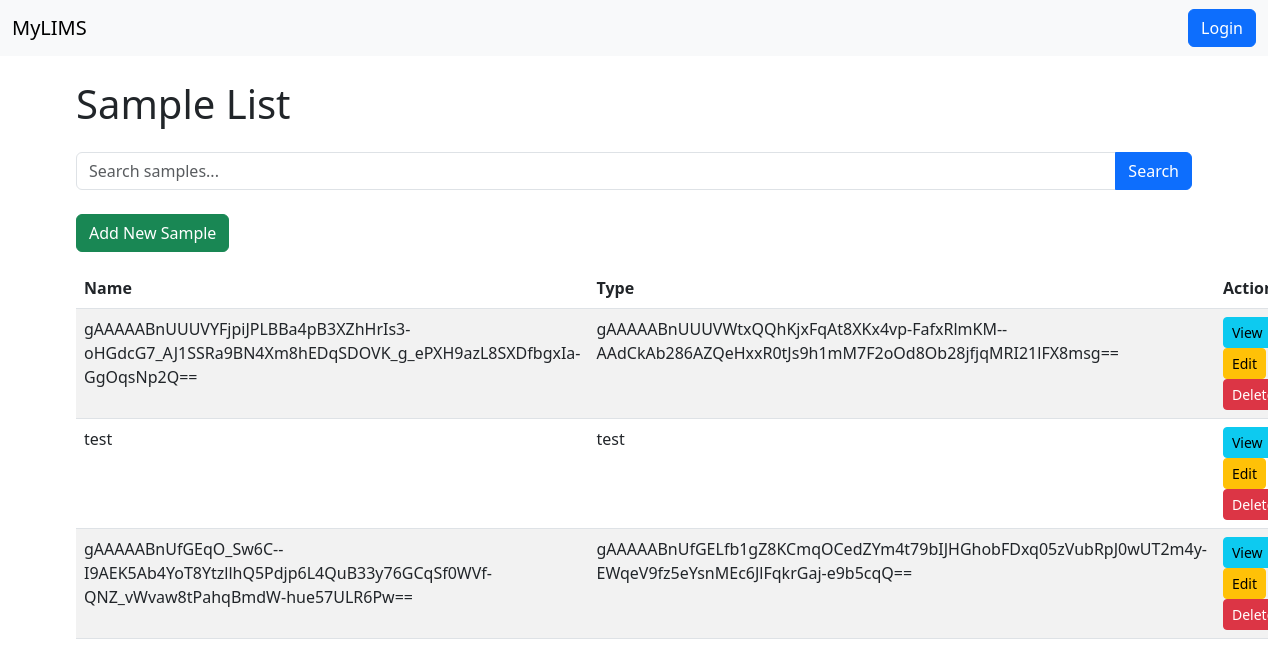
Screenshot of /samples/ with the database file from the repository.
### samples/models.py (models this page shows, shortened)
class Sample(models.Model):
    name = EncryptedCharField(max_length=100)  # Encrypt the name field
    sample_type = EncryptedCharField(max_length=50)  # Encrypt the sample_type field
    description = models.TextField(blank=True, null=True)  # Leave as is
    collected_on = models.DateTimeField(auto_now_add=True)  # Leave as is

### samples/views.py (the view)
# urls.py: path('', lambda request: redirect('sample_list'), name='home'),  # Redirect root to samples list
def sample_list(request):
    query = request.GET.get('q')  # Retrieve the 'q' parameter from the request
    if query:
        samples = Sample.objects.filter(
            Q(name__icontains=query) | Q(sample_type__icontains=query)  # Search by name or type
        )
    else:
        samples = Sample.objects.all()  # Show all samples if no query
    return render(request, 'samples/sample_list.html', {'samples': samples})

### samples/templates/samples/sample_list.html (shortened to what this page needs)
{% extends 'base.html' %}
{% block content %}
<h1 class="mb-4">Sample List</h1>
<form method="get" class="mb-4">
   <div class="input-group">
       <input
         type="text"
         name="q"
         class="form-control"
         placeholder="Search samples..."
         value="{{ request.GET.q|default:'' }}"
       >
       <button type="submit" class="btn btn-primary">Search</button>
   </div>
</form>
<a href="create/" class="btn btn-success mb-3">Add New Sample</a>
<table class="table table-striped">
    <thead>
        <tr>
            <th>Name</th>
            <th>Type</th>
            <th>Actions</th>
        </tr>
    </thead>
    <tbody>
        {% for sample in samples %}
            <tr>
                <td>{{ sample.name }}</td>
                <td>{{ sample.sample_type }}</td>
                <td>
                    <a href="{{ sample.id }}/" class="btn btn-info btn-sm">View</a>
                    <a href="{{ sample.id }}/update/" class="btn btn-warning btn-sm">Edit</a>
                    <a href="{{ sample.id }}/delete/" class="btn btn-danger btn-sm">Delete</a>
                </td>
            </tr>
        {% empty %}
            <tr>
                <td colspan="3">No samples found.</td>
            </tr>
        {% endfor %}
    </tbody>
</table>
{% endblock %}

### samples/templates/base.html (shortened to what this page needs)
<!DOCTYPE html>
<html lang="en">
<head>
    <link
      href="https://cdn.jsdelivr.net/npm/bootstrap@5.3.0-alpha3/dist/css/bootstrap.min.css"
      rel="stylesheet"
    >
</head>
<body>
    <nav class="navbar navbar-expand-lg navbar-light bg-light">
        <div class="container-fluid">
            <a class="navbar-brand" href="#">MyLIMS</a>
            <div>
                {% if user.is_authenticated %}
                    <span class="navbar-text">Welcome, {{ user.username }}!</span>
                    <a class="btn btn-outline-primary" href="{% url 'logout' %}">Logout</a>
                {% else %}
                    <a class="btn btn-primary" href="{% url 'login' %}">Login</a>
                {% endif %}
            </div>
        </div>
    </nav>
    <div class="container mt-4">
        {% block content %}{% endblock %}
    </div>
</body>
</html>

### rows the page displays
Sample: name "gAAAAABnUUUVYFjpiJPLBBa4pB3XZhHrIs3-oHGdcG7_AJ1SSRa9BN4Xm8hEDqSDOVK_g_ePXH9azL8SXDfbgxIa-GgOqsNp2Q==", sample_type "gAAAAABnUUUVWtxQQhKjxFqAt8XKx4vp-FafxRlmKM--AAdCkAb286AZQeHxxR0tJs9h1mM7F2oOd8Ob28jfjqMRI21lFX8msg=="
Sample: name "test", sample_type "test"
Sample: name "gAAAAABnUfGEqO_Sw6C--I9AEK5Ab4YoT8YtzllhQ5Pdjp6L4QuB33y76GCqSf0WVf-QNZ_vWvaw8tPahqBmdW-hue57ULR6Pw==", sample_type "gAAAAABnUfGELfb1gZ8KCmqOCedZYm4t79bIJHGhobFDxq05zVubRpJ0wUT2m4y-EWqeV9fz5eYsnMEc6JlFqkrGaj-e9b5cqQ=="
